Frame 1 (no input): blank canvas, image omitted
Frame 60 (no input): blank canvas, image omitted
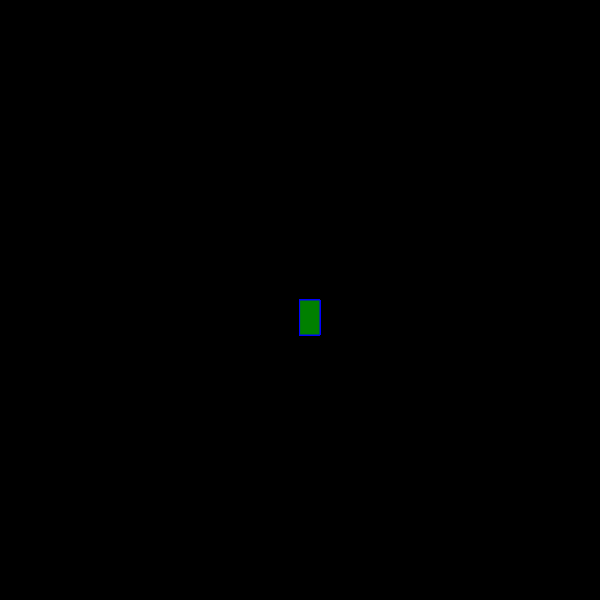
Frame 120 (the mouse pressed at the canvas centre since frame 60)

The p5.js sketch whose frames 1 and 60 were blank and that drew this single picture after the mouse press (run headless with seeded random() and noise() and a simulated clock; from frame 60 on, the mouse is pressed at the canvas centre):

// p5.js sketch
// ── sketch.js
function setup() {
    createCanvas(600, 600);
    background("black");
  }
  
  function draw() {
    stroke("blue")
    fill("green")
    
    if(mouseIsPressed){
      rect(mouseX, mouseY, 20, 35);
    }
  }
